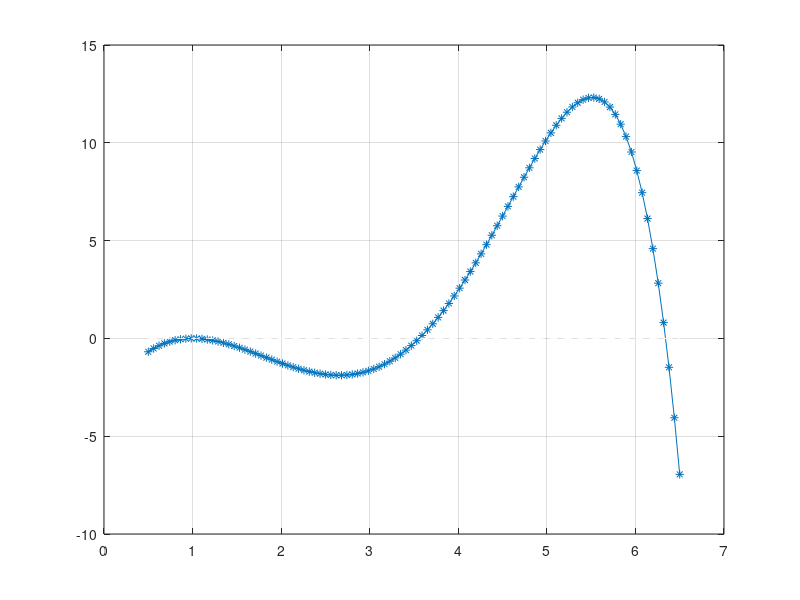

The MATLAB source for this figure: (Note: this script raises an error after producing the figure.)
%% Serie 4
%% 1

clear
close all
clc

f = @(x) x.^3 - (2 + exp(1)) * x.^2 + (2 * exp(1) + 1) * x + (1 - exp(1)) - cosh(x - 1);

a = 0.5;
b = 6.5;

% Punto 1

x = linspace(a, b, 100);
figure
plot(x, f(x),'*-')
hold on
plot(x, 0 * x, 'w--')
grid on

% Punto 2

if f(0.5) * f(1.5) <= 0 % uguale per caso uguale nella funzione
    disp('Bisezione applicabile per alpha1')
end

if f(3) * f(4) <= 0
    disp('Bisezione applicabile per alpha2')
end

if f(6) * f(6.5) <= 0
    disp('Bisezione applicabile per alpha3')
end

% Punto 3 funzione bisez

% Punto 4

toll = 1e-12;

[xVect, iter] = bisez(3, 4, toll, f);
fprintf('%16.14f\n', xVect(end))
fprintf('%16.14f\n', iter)

[xVect, iter] = bisez(6, 6.5, toll, f);

% v. funzione bisezione caricata soluzioni
% Da funzione simbolica a funzione anonima con matlabFunction

%% 2

clear
close all
clc

f = @(x) x.^3 - (2 + exp(1)) * x.^2 + (2 * exp(1) + 1) * x + (1 - exp(1)) - cosh(x - 1);

df = @(x) 3 * x.^2 - 2 * (2 + exp(1)) * x + (2 * exp(1) + 1) - sinh(x - 1);

a = 0.5;
b = 6.5;

x = linspace(a, b, 100);

figure
plot(x, f(x), x, df(x), x, 0*x, 'w--')
grid on
legend('f(x)', 'df(x)', 'y=0')

alpha1Ex = 1;
df(alpha1Ex)

d2f = @(x) 6 * x - 2 * (2 + exp(1)) - cosh(x - 1);
d2f(alpha1Ex)

% Radice con molteplicità 2, potrei usare metodo di Newton modificato
% premoltiplicando il rapporto con derivata per m ovvero la molteplicità
% per recuperare la convergenza quadratica alla soluzione

% Punto 3

mol = 2;
x0 = 0.5;
nmax = 1000;
toll = 1e-6;

[xVect1, iter1] = newton(x0, nmax, toll, f, df)

[xVect1M, iter1M] = newton(x0, nmax, toll, f, df, mol)

x0 = 3;
[xVect, iter] = newton(x0, nmax, toll, f, df)

x0 = 6;
[xVect, iter] = newton(x0, nmax, toll, f, df)

solEx1 = alpha1Ex * ones(size(xVect1)); % vettore con ogni elemento uguale alla soluzione esatta
err1 = abs(xVect1 - solEx1); % vettore che per orgni iterazione riporta errore tra soluzione esatta e calcolata

solEx1M = alpha1Ex * ones(size(xVect1M));
err1M = abs(xVect1M - solEx1M);

figure
semilogy(0:iter1, err1, 0:iter1M, err1M)
grid on
legend('Newton', 'Newton modificato')

% v. funzione newton loro
